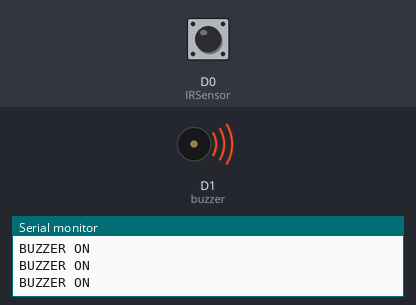
A sketch run on a simulated ESP8266 (NodeMCU). On the bench: buzzer (waves = sounding, pin HIGH), the last lines printed to the serial monitor. The test bench sets the inputs (shaded band); at power-on: D0 (IRSensor) HIGH.

Above: at 1.2 s.
1.3 s: D0 (IRSensor) driven LOW
At 1.8 s:
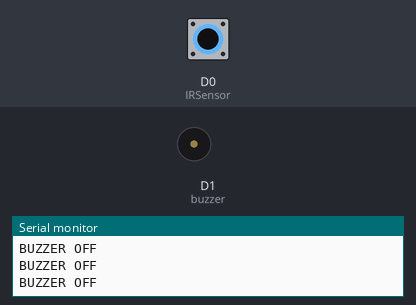
2.8 s: D0 (IRSensor) driven HIGH
At 4.0 s:
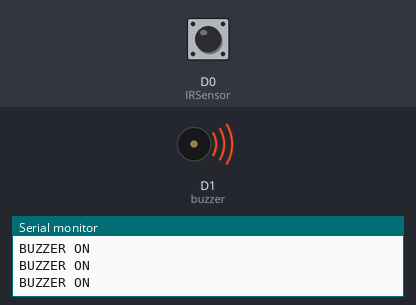
5.8 s: D0 (IRSensor) pulsed LOW 2 times (0.12 s each, 0.3 s apart)
At 6.01 s:
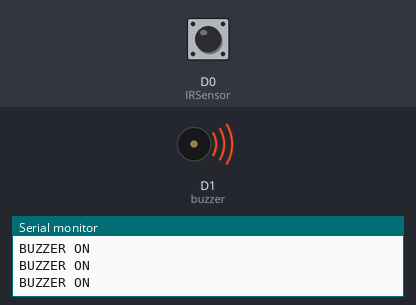
9.4 s: D0 (IRSensor) pulsed LOW 5 times (0.12 s each, 0.3 s apart)
At 11.3 s:
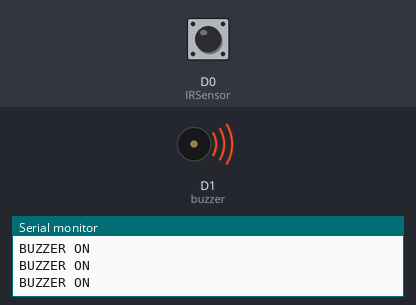
Timing chart, 0 to 12.8 s (numbered marks = the images above; inputs shaded):
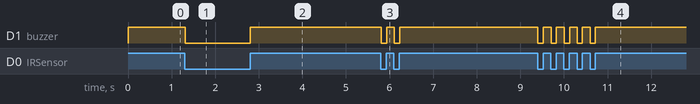

Measured:
- after the input at 1.3 s, D1 (buzzer): HIGH → LOW at once
- after the input at 2.8 s, D1 (buzzer): LOW → HIGH at once
- after the input at 5.8 s, D1 (buzzer): alternates HIGH for 0.17 s and LOW for 0.12 s, 4 changes in all, then stays HIGH, starting at once
- after the input at 9.4 s, D1 (buzzer): alternates HIGH for 0.18 s and LOW for 0.12 s, 10 changes in all, then stays HIGH, starting at once

The sketch:

buzzer.ino
```cpp
#include <SoftwareSerial.h>
const int IRSensor = D0;
const int buzzer = D1;
int value;
void setup() {
  Serial.begin(9600);
  pinMode(IRSensor, INPUT);
  pinMode(buzzer, OUTPUT);
  digitalWrite(buzzer, LOW);
}

void loop() {
  value = digitalRead(IRSensor);
  if (value == LOW) {
    digitalWrite(buzzer,LOW);
    Serial.println("BUZZER OFF");

  } else {
    digitalWrite(buzzer, HIGH);
    Serial.println("BUZZER ON");

  }
}
```
